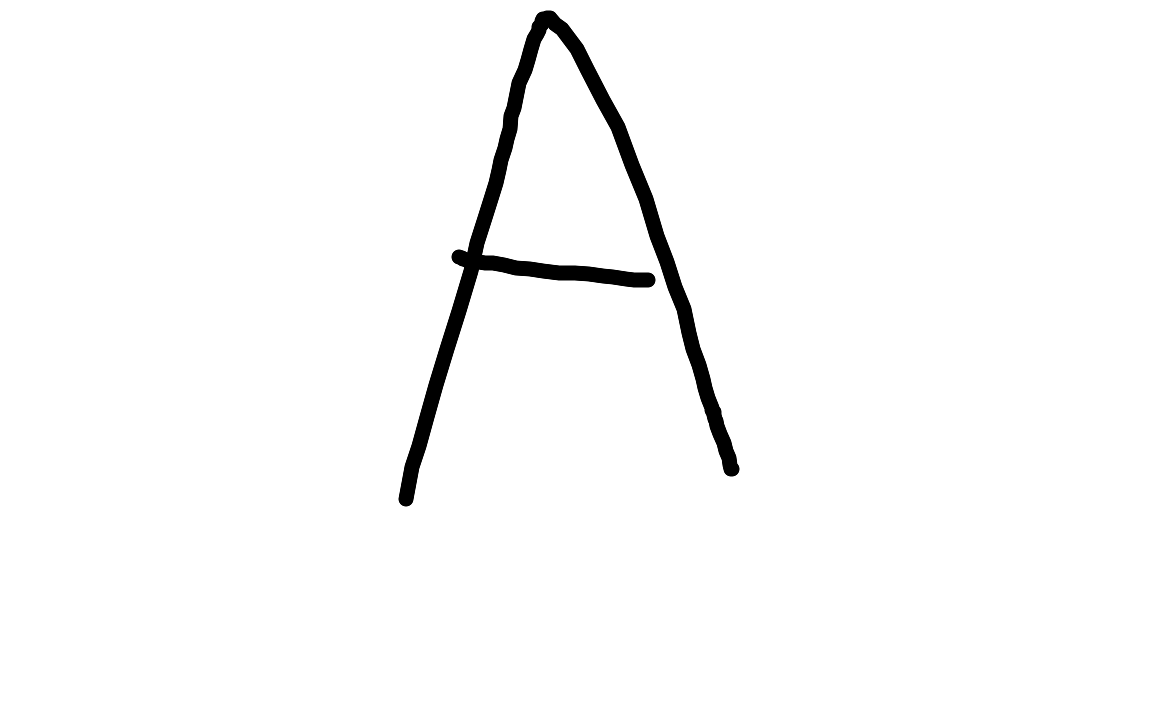
#> input picture handwriting/train images/A/A10.png, 1152 x 720 px; its folder holds only this picture in this run
$ jupyter execute --allow-errors image_recognition_rf.ipynb
#> lines starting #> are read from the running program, lines starting #| are printed output that depends on the picture
# Assignment 6 â€“ Handwritten Letter Recognition with Ensemble Models

**Goal:** predict the handwritten letters **A, B and C**.

- Training images: `train images/A`, `B`, `C`
- Testing images: `test images/` (mixed; the first character of each filename is the true letter)

Models compared: **Random Forest, AdaBoost, Gradient Boosting**.

[cell 1]
import os
import numpy as np
import matplotlib.pyplot as plt
from PIL import Image
from sklearn.ensemble import RandomForestClassifier, AdaBoostClassifier, GradientBoostingClassifier
from sklearn.tree import DecisionTreeClassifier
from sklearn.model_selection import GridSearchCV, StratifiedKFold
from sklearn.metrics import accuracy_score, confusion_matrix

# dim = image resolution the model sees (dim x dim pixels).
# Higher = more detail, but more features and slower training.
dim = 64
TRAIN_DIR = "train images"
TEST_DIR = "test images"

## Load the images
Each image is converted to grayscale, resized to `dim x dim`, scaled to 0â€“1 and flattened into one row of pixels. Pixels are inverted so the ink is the high value.

[cell 2]
def load_image(path):
    img = Image.open(path).convert("L").resize((dim, dim))
    return 1 - np.asarray(img, dtype=float).flatten() / 255.0

def is_image(f):
    return f.lower().endswith((".png", ".jpg", ".jpeg"))

train_files, y_train = [], []
for letter in sorted(os.listdir(TRAIN_DIR)):
    folder = os.path.join(TRAIN_DIR, letter)
    if os.path.isdir(folder):
        for f in sorted(os.listdir(folder)):
            if is_image(f):
                train_files.append(os.path.join(folder, f))
                y_train.append(letter)

#> (the rest of this cell did not finish here and is left out)

## Show the training and testing data

[cell 3]
def show(files, labels, title, ncol=8):
#> called with title = 'Training images', ncol = 8
    nrow = int(np.ceil(len(files) / ncol))
    fig, axes = plt.subplots(nrow, ncol, figsize=(ncol * 1.4, nrow * 1.6))
    for ax in np.array(axes).flatten():
        ax.axis("off")
    for ax, f, lab in zip(np.array(axes).flatten(), files, labels):
        ax.imshow(Image.open(f).convert("L"), cmap="gray")
        ax.set_title(lab, fontsize=9)
    fig.suptitle(title)
    plt.tight_layout()
    plt.show()
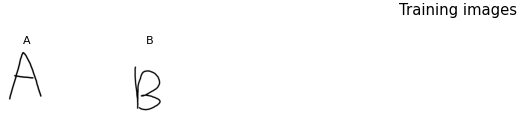
#> figure drawn by matplotlib, 2 panels

show(train_files, y_train, "Training images")
#> (the rest of this cell did not finish here and is left out)

## Tuning parameters

| Model | Parameter | What it does |
|:-|:-|:-|
| Random Forest | `n_estimators` | Number of trees. More trees = more stable votes, slower. |
| | `max_depth` | How deep each tree grows. `None` = until pure; smaller limits overfitting. |
| | `max_features` | Pixels considered at each split. `sqrt` adds randomness so trees differ. |
| AdaBoost | `n_estimators` | Number of weak learners added one after another. |
| | `learning_rate` | How much each new learner counts. Smaller = slower, often more accurate with more estimators. |
| | `estimator__max_depth` | Depth of each weak tree (1 = stump). |
| Gradient Boosting | `n_estimators` | Number of boosting rounds. |
| | `learning_rate` | Shrinks each tree's contribution; trades off with `n_estimators`. |
| | `max_depth` | Depth of each tree. |
| All | `dim` (top of notebook) | Image resolution: more pixels = model sees letters more clearly. |

Each grid below is searched with 3-fold cross-validation on the training data only; the test images are never used for tuning.

[cell 4]
cv = StratifiedKFold(n_splits=3, shuffle=True, random_state=42)

models = {
    "Random Forest": (RandomForestClassifier(random_state=42), {
        "n_estimators": [100, 300, 500, 1000],
        "max_depth": [None, 10, 5],
        "max_features": ["sqrt", "log2"],
    }),
    "AdaBoost": (AdaBoostClassifier(estimator=DecisionTreeClassifier(), random_state=42), {
        "n_estimators": [50, 200],
        "learning_rate": [0.1, 0.5, 1.0],
        "estimator__max_depth": [1, 2, 3],
    }),
    "Gradient Boosting": (GradientBoostingClassifier(random_state=42), {
        "n_estimators": [50, 150],
        "learning_rate": [0.05, 0.1, 0.3],
        "max_depth": [1, 2, 3],
    }),
}

best = {}
#> (the rest of this cell did not finish here and is left out)

## Test the models

[cell 5]
results = {}
for name, model in best.items():
    pred = model.predict(X_test)
    results[name] = pred
    print()
    print(f"{name}: test accuracy {accuracy_score(y_test, pred):.3f}")
    print(confusion_matrix(y_test, pred, labels=model.classes_))

print()
print("Per image:")
#> (the rest of this cell did not finish here and is left out)
